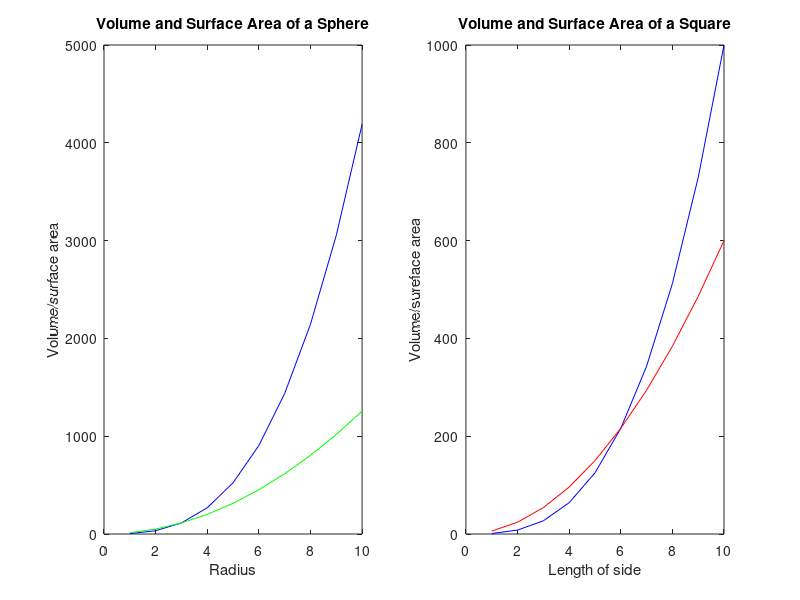

This chart was generated by the following MATLAB code:
% Question 1
% Quang Anh Tran - 40075748


format long

r = 1:10;

V = (4/3)*pi*r.^3;
S = 4*pi*r.^2;
subplot(1,2,1);
plot(r,V,'-b',r,S,'-g');
xlabel('Radius');
ylabel('Volume/surface area');
title('Volume and Surface Area of a Sphere');

subplot(1,2,2)
V = r.^3;
S = 6*r.^2;
plot(r,V,'-b',r,S,'-r');
xlabel('Length of side');
ylabel('Volume/sureface area');
title('Volume and Surface Area of a Square');

